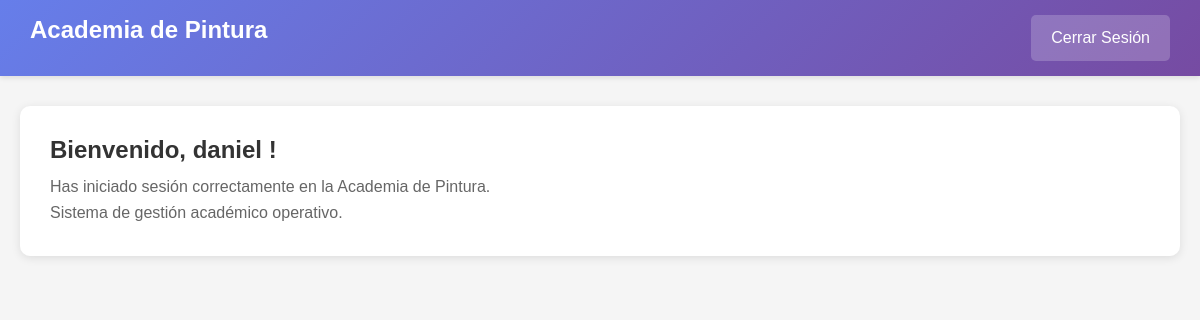
Before: /php/panel/panel.php (signed in) with the older database file.
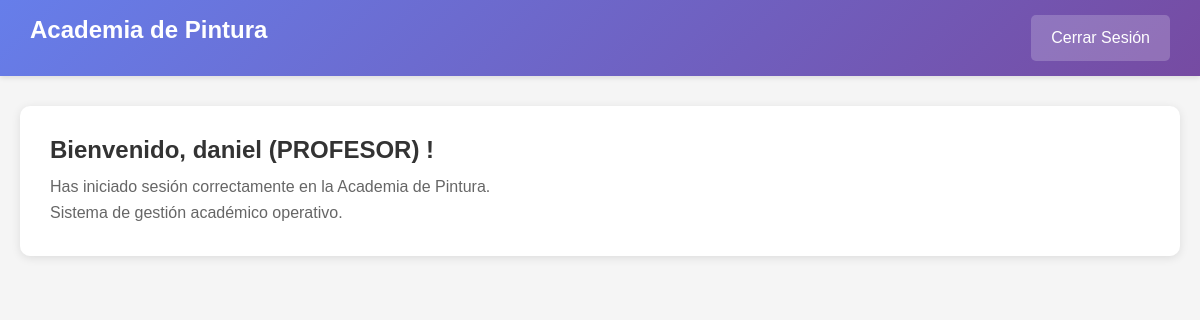
After: the same page with the newer database file.
### tables this page shows
CREATE TABLE IF NOT EXISTS `rol` (
    `codigo_rol` VARCHAR(10) PRIMARY KEY CHECK (`codigo_rol` IN ('ROL-PRO', 'ROL-ALU', 'ROL-ADM')),
    `nombre_rol` VARCHAR(20) NOT NULL UNIQUE CHECK (`nombre_rol` IN ('PROFESOR', 'ALUMNO', 'ADMIN'))
);

### funciones/funciones.php (called while the page is built, shortened)
<?php
function getConexionPDO()
{
	$opciones = array(PDO::MYSQL_ATTR_INIT_COMMAND => "SET NAMES utf8");
	try
	{
	    $dwes = new PDO('mysql:host='.HOST.';dbname='.DATABASE, USERNAME, PASSWORD, $opciones);
	    $dwes->setAttribute(PDO::ATTR_ERRMODE, PDO::ERRMODE_EXCEPTION);
	    return $dwes;
	}
	catch(Exception $ex)
	{
	    echo "<h4>{$ex->getMessage()}</h4>";
	    return null;
	}
}
function obtenerRolUsuario($usuario) {
    try {
        $conexion = getConexionPDO();
        $sql = "SELECT r.nombre_rol FROM `login` l
                INNER JOIN `usuarios` u ON l.id_usuario = u.id_usuario
                INNER JOIN `rol` r ON u.rol_codigo = r.codigo_rol
                WHERE l.usuario = :usuario";
        $stmt = $conexion->prepare($sql);
        $stmt->execute([':usuario' => $usuario]);
        $resultado = $stmt->fetch(PDO::FETCH_ASSOC);
        if ($resultado) {
            return $resultado['nombre_rol'];
        }
        return null;
    } catch (PDOException $e) {
        return null;
    }
}
?>

### php/panel/panel.php (the view, shortened to what this page needs)
<?php
require_once "../../funciones/funciones.php";
$usuario = $_SESSION['usuario'];
$rol = obtenerRolUsuario($usuario);
?>
<!DOCTYPE html>
<html lang="es">
<head>
    <link rel="stylesheet" href="../../css/estilos.css">
</head>
<body>
    <div class="navbar">
        <h1>Academia de Pintura</h1>
        <a href="../../logout.php">Cerrar Sesión</a>
    </div>
    <div class="container">
        <div class="welcome">
            <h2>Bienvenido, <?php echo htmlspecialchars($usuario); ?>
            <?php
                if ($rol && $rol !== 'ADMIN') {
                    echo " (" . htmlspecialchars($rol) . ")";
                }
            ?>
            !</h2>
            <p>Has iniciado sesión correctamente en la Academia de Pintura.</p>
            <p>Sistema de gestión académico operativo.</p>
        </div>
    </div>
</body>
</html>

Changed rows visible on the page:
added rol: nombre_rol "PROFESOR"
